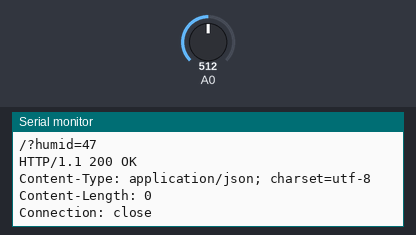
A sketch run on a simulated ESP8266 (NodeMCU). Shown: the last lines printed to the serial monitor. The inputs (shaded band) are chosen by the test bench; at power-on: A0 = 512. WiFi joins after 1.5 s; servers stay silent unless stated; uploads are accepted with an empty reply.

Above: at 4.7 s.
4.8 s: A0 set to 716
At 6.01 s:
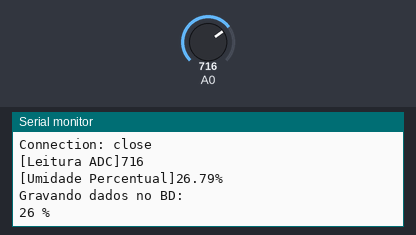
7.8 s: A0 set to 900
At 8.32 s:
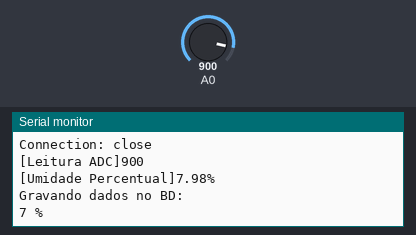
Timing chart, 0 to 10.8 s (numbered marks = the images above; inputs shaded):
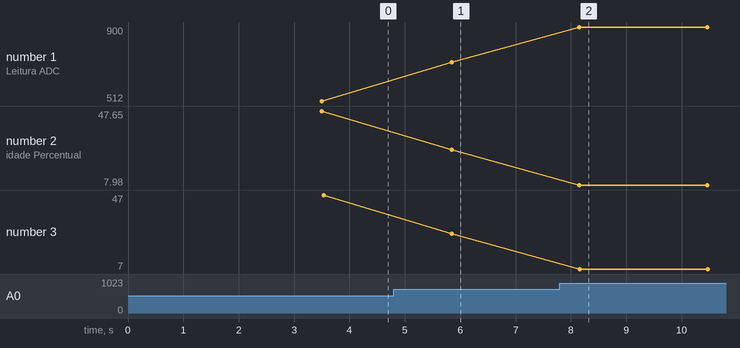

The sketch:

umidade.ino
```cpp
#include <ESP8266WiFi.h>

#define SENHA_REDE "bruninho123456"
#define SSID_REDE "GVT_2530"

WiFiClient client;
const char http_site[] = "localhost/humid/insertHumid.php";
const int http_port = 8080;

// Variáveis globais
IPAddress server(127,0,0,1);

void FazConexaoWiFi();
float LerUmidade();
bool getPage(int humid);

void setup() {

    Serial.begin(9600);//Abrir aporta serial na velocidade 9600
    //lastConnectionTime = 0;
    FazConexaoWiFi();
    Serial.println("Projeto de IoT - irrigador");

}

void loop()
{
    float UmidadePercentualLida;
    int UmidadePercentualTruncada;
    char FieldUmidade[11];


    if (client.connected())
    {
        client.stop();
        Serial.println();
    }

    UmidadePercentualLida = LerUmidade();
    //UmidadePercentualTruncada = (int)UmidadePercentualLida; //trunca umidade como número inteiro
    /*
    //verifica se está conectado no WiFi e se é o momento de enviar dados ao ThingSpeak
    if(!client.connected() &&
      (millis() - lastConnectionTime > INTERVALO))
    {
        sprintf(FieldUmidade,"field1=%d",UmidadePercentualTruncada);
        EnviaInformacoesThingspeak(FieldUmidade);
    }
 */

   Serial.println("Gravando dados no BD: ");
   Serial.print((int)UmidadePercentualLida);
   Serial.println(" %");

  // Envio dos dados do sensor para o servidor via GET
   if ( !getPage((int)UmidadePercentualLida) ) {
    Serial.println("GET request failed");
   }
   delay(1000);
}
void FazConexaoWiFi(){
    client.stop();
    Serial.println("Conectando-se à rede WiFi...");
    Serial.println();
    delay(1000);
    WiFi.begin(SSID_REDE, SENHA_REDE);

    while(WiFi.status() != WL_CONNECTED){
      delay(500);
      Serial.print(".");
    }

    Serial.println("");
    Serial.println("WiFi connectado com sucesso!");
    Serial.println("IP obtido: ");
    Serial.println(WiFi.localIP());
    delay(1000);

}

float LerUmidade(){

    int valorADC;
    float percent_umidade;

    valorADC = analogRead(0);
    Serial.print("[Leitura ADC]");
    Serial.println(valorADC);

    percent_umidade = 100 * ((978-(float)valorADC)/978);
    Serial.print("[Umidade Percentual]");
    Serial.print(percent_umidade);
    Serial.println("%");

    return percent_umidade;
}

bool getPage(int humid){
    if( !client.connect(server, http_port)){
      Serial.println("Falha na conexao com o site");
      return false;
    }

    String param = "/?humid=" + String(humid);
    Serial.println(param);
    client.println("GET /humid/insertHumid.php" + param + "HTTP/1.1");
    client.println("Host: ");
    client.println(http_site);
    client.println("Connection: close");
    client.println();
    client.println();

    while(client.available()){
      String line = client.readStringUntil('\r');
       Serial.print(line);
    }

    return true;
}
```

Measured:
- after the input at 4.8 s, the serial monitor: prints a new line after 1.0 s (image 1)
- after the input at 7.8 s, the serial monitor: prints a new line after 0.35 s (image 2)
- plotted number 1: 512 → 716 after the input at 4.8 s, 716 → 900 after the input at 7.8 s
- plotted number 2: 47.65 → 26.79 after the input at 4.8 s, 26.79 → 7.98 after the input at 7.8 s
- plotted number 3: 47 → 26 after the input at 4.8 s, 26 → 7 after the input at 7.8 s
